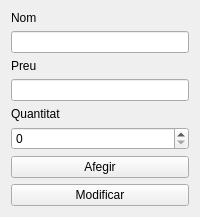
<?xml version="1.0" encoding="UTF-8"?>
<ui version="4.0">
 <class>Añadir</class>
 <widget class="QWidget" name="Form">
  <layout class="QVBoxLayout" name="verticalLayout">
   <item>
    <widget class="QLabel" name="labelNom">
     <property name="text">
      <string>Nom</string>
     </property>
    </widget>
   </item>
   <item>
    <widget class="QLineEdit" name="txtNom"/>
   </item>
   <item>
    <widget class="QLabel" name="labelPreu">
     <property name="text">
      <string>Preu</string>
     </property>
    </widget>
   </item>
   <item>
    <widget class="QLineEdit" name="txtPreu"/>
   </item>
   <item>
    <widget class="QLabel" name="labelQuantitat">
     <property name="text">
      <string>Quantitat</string>
     </property>
    </widget>
   </item>
   <item>
    <widget class="QSpinBox" name="txtQuantitat"/>
   </item>
   <item>
    <widget class="QPushButton" name="btnAfegir">
     <property name="text">
      <string>Afegir</string>
     </property>
    </widget>
   </item>
   <item>
    <widget class="QPushButton" name="btnModificar">
     <property name="text">
      <string>Modificar</string>
     </property>
    </widget>
   </item>
  </layout>
 </widget>
 <resources/>
 <connections/>
</ui>
